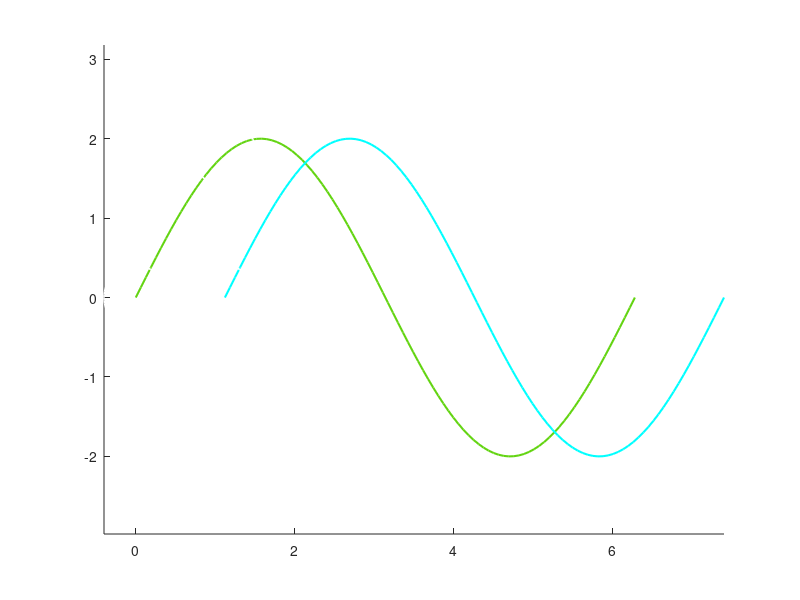

The MATLAB script that drew this image: (Note: this script raises an error after producing the figure.)
%% 绘制时移曲线
clear;
close all;
%% 设置fig背景为深色模式
back_color = [0.15, 0.15, 0.15];
h_f = figure('Color', back_color);

%% 创建axes
h_a = axes('Parent', h_f);
set(h_a, 'NextPlot', 'add'); % 相当于 hold on

%% 绘制曲线
t = linspace(0, 2*pi, 100);
t0 = pi*5/14;
y = 2*sin(t);

plot(h_a, t, y, 'LineStyle', '-', 'Color', [0.39, 0.83, 0.07], 'LineWidth', 1.5);
plot(h_a, t+t0, y, 'LineStyle', '-', 'Color', [0, 1, 1], 'LineWidth', 1.5);

% 圆
theta = linspace(0, 2*pi, 65);
r = 0.4;
rx = r*cos(theta);
ry = r*sin(theta);
plot(rx, ry, 'LineStyle', '-', 'Color', [1, 1, 1], 'LineWidth', 1.2);
plot(rx+t0, ry+2*sin(t0), 'LineStyle', '-', 'Color', [1, 1, 1], 'LineWidth', 1.2);
plot(rx+t0, ry, 'LineStyle', '-', 'Color', [1, 1, 1], 'LineWidth', 1.2);

% 这里是让 x 轴和 y 轴刻度一致，圆才会圆，这一句的位置必须设置再绘图plot之后，
% 调用 annotation (也就是一系列自定义的仓库之前), 这样由fig的坐标计算到axe的
% 坐标才准确
axis equal 
%% 绘制 arrow
param = struct('XLabel', '$t$', 'YLabel', '$f(t)$', 'OLabel', '$O$');
DrawAxisWithArrow(h_a, param);

%% 添加一些标注

% 两曲线时延的标注
fp = CoorFromAxis2Fig(h_a, [t0/2,-1]); % 将axes的坐标转化为figure上的坐标，下同
param = struct('Color', [0.8, 0.52, 0.98], 'FontSize', 14);
FigPointLabel(fp, '$\tau$', 'south', param);
DrawLine(h_a, [0, -1], [t0, -1], struct('Type', 'doublearrow'));
DrawLine(h_a, [t0, 2*sin(t0)], [t0, -1], struct('Type', 'line', 'LineStyle', '--'));

% 绘制切线方向
dy = atan(2*cos(t0));
DrawLine(h_a, [0, 0], [r, 0], struct('Type', 'arrow', 'Color', [1,1,1]));
DrawLine(h_a, [t0, 2*sin(t0)], [r*cos(dy)+t0, r*sin(dy)+2*sin(t0)], struct('Type', 'arrow', 'Color', [1,1,1], 'LineWitdh', 0.8));
DrawLine(h_a, [t0, 0], [r+t0, 0], struct('Type', 'arrow', 'Color', [1, 1, 1]));

%% 保存图像
if true
    img_name = SaveFig2Img(h_f, 'figures\demo04.png');
    fprintf('图像保存为: %s\n', img_name);
end
